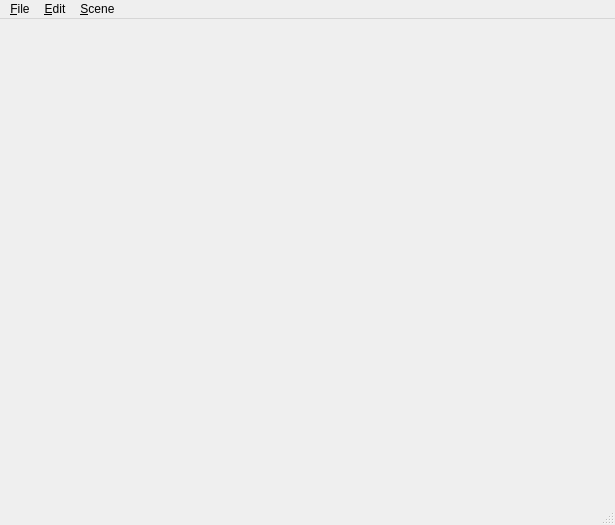
<?xml version="1.0" encoding="UTF-8"?>
<ui version="4.0">
 <class>MainWindow</class>
 <widget class="QMainWindow" name="MainWindow">
  <property name="geometry">
   <rect>
    <x>0</x>
    <y>0</y>
    <width>615</width>
    <height>525</height>
   </rect>
  </property>
  <property name="windowTitle">
   <string>MainWindow</string>
  </property>
  <widget class="QWidget" name="m_centralWidget"/>
  <widget class="QMenuBar" name="m_menubar">
   <property name="geometry">
    <rect>
     <x>0</x>
     <y>0</y>
     <width>615</width>
     <height>25</height>
    </rect>
   </property>
   <widget class="QMenu" name="m_menuFile">
    <property name="title">
     <string>&amp;File</string>
    </property>
    <addaction name="m_actionNew"/>
    <addaction name="m_actionOpen"/>
    <addaction name="separator"/>
    <addaction name="m_actionSave"/>
    <addaction name="m_actionSaveAs"/>
    <addaction name="separator"/>
    <addaction name="m_actionImage"/>
    <addaction name="separator"/>
    <addaction name="m_actionClose"/>
    <addaction name="m_actionExit"/>
   </widget>
   <widget class="QMenu" name="m_menuEdit">
    <property name="title">
     <string>&amp;Edit</string>
    </property>
    <addaction name="m_actionUndo"/>
    <addaction name="m_actionRedo"/>
    <addaction name="separator"/>
    <addaction name="m_actionCut"/>
    <addaction name="m_actionCopy"/>
    <addaction name="m_actionPaste"/>
    <addaction name="m_actionDelete"/>
   </widget>
   <widget class="QMenu" name="m_menuScene">
    <property name="title">
     <string>&amp;Scene</string>
    </property>
    <widget class="QMenu" name="m_menuNewCanvas">
     <property name="title">
      <string>&amp;New Canvas</string>
     </property>
     <addaction name="m_actionClone"/>
     <addaction name="m_actionXY"/>
     <addaction name="m_actionYZ"/>
     <addaction name="m_actionXZ"/>
    </widget>
    <widget class="QMenu" name="m_menuNewCanvasSet">
     <property name="title">
      <string>New Canvas Set</string>
     </property>
     <addaction name="m_actionParallel"/>
     <addaction name="m_actionCoAxial"/>
     <addaction name="m_actionRing"/>
    </widget>
    <widget class="QMenu" name="m_menuEditStrokes">
     <property name="title">
      <string>Edit S&amp;trokes</string>
     </property>
     <addaction name="m_actionPush"/>
    </widget>
    <widget class="QMenu" name="m_menuEditImage">
     <property name="title">
      <string>Edit &amp;Image</string>
     </property>
     <addaction name="m_actionMove"/>
     <addaction name="m_actionRotateImage"/>
     <addaction name="m_actionScale"/>
     <addaction name="m_actionFlip"/>
     <addaction name="m_actionPushImage"/>
    </widget>
    <widget class="QMenu" name="m_menuEditCanvas">
     <property name="title">
      <string>Edit &amp;Canvas</string>
     </property>
     <addaction name="m_actionOffset"/>
     <addaction name="m_actionRotate"/>
    </widget>
    <widget class="QMenu" name="m_menuGeometry">
     <property name="title">
      <string>Geometry</string>
     </property>
     <addaction name="m_actionPolyline"/>
     <addaction name="m_actionRectangle"/>
     <addaction name="m_actionArc"/>
    </widget>
    <addaction name="m_actionSketch"/>
    <addaction name="m_actionEraser"/>
    <addaction name="m_menuGeometry"/>
    <addaction name="separator"/>
    <addaction name="m_menuNewCanvas"/>
    <addaction name="m_menuNewCanvasSet"/>
    <addaction name="separator"/>
    <addaction name="m_menuEditCanvas"/>
    <addaction name="m_menuEditImage"/>
    <addaction name="m_menuEditStrokes"/>
   </widget>
   <addaction name="m_menuFile"/>
   <addaction name="m_menuEdit"/>
   <addaction name="m_menuScene"/>
  </widget>
  <widget class="QStatusBar" name="m_statusbar"/>
  <action name="m_actionOpen">
   <property name="icon">
    <iconset resource="../Data/Icons.qrc">
     <normaloff>:/file-open-3x.png</normaloff>:/file-open-3x.png</iconset>
   </property>
   <property name="text">
    <string>&amp;Open...</string>
   </property>
   <property name="shortcut">
    <string>Ctrl+O</string>
   </property>
  </action>
  <action name="m_actionSave">
   <property name="icon">
    <iconset resource="../Data/Icons.qrc">
     <normaloff>:/file-save-3x.png</normaloff>:/file-save-3x.png</iconset>
   </property>
   <property name="text">
    <string>&amp;Save...</string>
   </property>
   <property name="shortcut">
    <string>Ctrl+S</string>
   </property>
  </action>
  <action name="m_actionSaveAs">
   <property name="text">
    <string>Save As...</string>
   </property>
  </action>
  <action name="m_actionImage">
   <property name="icon">
    <iconset resource="../Data/Icons.qrc">
     <normaloff>:/file-image-3x.png</normaloff>:/file-image-3x.png</iconset>
   </property>
   <property name="text">
    <string>&amp;Import Image...</string>
   </property>
   <property name="shortcut">
    <string>Ctrl+I</string>
   </property>
  </action>
  <action name="m_actionClose">
   <property name="icon">
    <iconset resource="../Data/Icons.qrc">
     <normaloff>:/file-close-3x.png</normaloff>:/file-close-3x.png</iconset>
   </property>
   <property name="text">
    <string>&amp;Close</string>
   </property>
   <property name="shortcut">
    <string>Ctrl+W</string>
   </property>
  </action>
  <action name="m_actionExit">
   <property name="icon">
    <iconset resource="../Data/Icons.qrc">
     <normaloff>:/file-exit-3x.png</normaloff>:/file-exit-3x.png</iconset>
   </property>
   <property name="text">
    <string>&amp;Exit</string>
   </property>
   <property name="shortcut">
    <string>Ctrl+Q</string>
   </property>
  </action>
  <action name="m_actionNew">
   <property name="icon">
    <iconset resource="../Data/Icons.qrc">
     <normaloff>:/file-newscene-3x.png</normaloff>:/file-newscene-3x.png</iconset>
   </property>
   <property name="text">
    <string>&amp;New...</string>
   </property>
   <property name="shortcut">
    <string>Ctrl+N</string>
   </property>
  </action>
  <action name="m_actionUndo">
   <property name="icon">
    <iconset resource="../Data/Icons.qrc">
     <normaloff>:/edit-undo-3x.png</normaloff>:/edit-undo-3x.png</iconset>
   </property>
   <property name="text">
    <string>&amp;Undo</string>
   </property>
   <property name="shortcut">
    <string>Ctrl+Z</string>
   </property>
  </action>
  <action name="m_actionRedo">
   <property name="icon">
    <iconset resource="../Data/Icons.qrc">
     <normaloff>:/edit-redo-3x.png</normaloff>:/edit-redo-3x.png</iconset>
   </property>
   <property name="text">
    <string>&amp;Redo</string>
   </property>
   <property name="shortcut">
    <string>Ctrl+Shift+Z</string>
   </property>
  </action>
  <action name="m_actionCut">
   <property name="text">
    <string>&amp;Cut</string>
   </property>
   <property name="shortcut">
    <string>Ctrl+X</string>
   </property>
  </action>
  <action name="m_actionCopy">
   <property name="text">
    <string>C&amp;opy</string>
   </property>
   <property name="shortcut">
    <string>Ctrl+C</string>
   </property>
  </action>
  <action name="m_actionPaste">
   <property name="text">
    <string>&amp;Paste</string>
   </property>
   <property name="shortcut">
    <string>Ctrl+V</string>
   </property>
  </action>
  <action name="m_actionDelete">
   <property name="icon">
    <iconset resource="../Data/Icons.qrc">
     <normaloff>:/edit-delete-3x.png</normaloff>:/edit-delete-3x.png</iconset>
   </property>
   <property name="text">
    <string>&amp;Delete</string>
   </property>
   <property name="shortcut">
    <string>Del</string>
   </property>
  </action>
  <action name="m_actionSketch">
   <property name="text">
    <string>&amp;Sketch</string>
   </property>
  </action>
  <action name="m_actionEraser">
   <property name="text">
    <string>&amp;Eraser</string>
   </property>
  </action>
  <action name="m_actionClone">
   <property name="text">
    <string>Clone Current</string>
   </property>
  </action>
  <action name="m_actionXY">
   <property name="text">
    <string>Plane XY</string>
   </property>
  </action>
  <action name="m_actionYZ">
   <property name="text">
    <string>Plane YZ</string>
   </property>
  </action>
  <action name="m_actionXZ">
   <property name="text">
    <string>Plane XZ</string>
   </property>
  </action>
  <action name="m_actionParallel">
   <property name="text">
    <string>Parallel</string>
   </property>
  </action>
  <action name="m_actionCoAxial">
   <property name="text">
    <string>Co-Axial</string>
   </property>
  </action>
  <action name="m_actionRing">
   <property name="text">
    <string>Ring</string>
   </property>
  </action>
  <action name="actionPush_Strokes">
   <property name="text">
    <string>Push Strokes</string>
   </property>
  </action>
  <action name="actionPush_Images">
   <property name="text">
    <string>Push Images</string>
   </property>
  </action>
  <action name="m_actionPush">
   <property name="text">
    <string>Push</string>
   </property>
  </action>
  <action name="m_actionOffset">
   <property name="text">
    <string>Offset</string>
   </property>
  </action>
  <action name="m_actionRotate">
   <property name="text">
    <string>Rotate</string>
   </property>
  </action>
  <action name="m_actionMove">
   <property name="text">
    <string>Move</string>
   </property>
  </action>
  <action name="m_actionRotateImage">
   <property name="text">
    <string>Rotate</string>
   </property>
  </action>
  <action name="m_actionScale">
   <property name="text">
    <string>Scale</string>
   </property>
  </action>
  <action name="m_actionFlip">
   <property name="text">
    <string>Flip</string>
   </property>
  </action>
  <action name="m_actionPushImage">
   <property name="text">
    <string>&amp;Push</string>
   </property>
  </action>
  <action name="m_actionPolyline">
   <property name="text">
    <string>Polyline</string>
   </property>
  </action>
  <action name="m_actionRectangle">
   <property name="text">
    <string>Rectangle</string>
   </property>
  </action>
  <action name="m_actionArc">
   <property name="text">
    <string>Arc</string>
   </property>
  </action>
 </widget>
 <resources>
  <include location="../Data/Icons.qrc"/>
 </resources>
 <connections/>
</ui>
